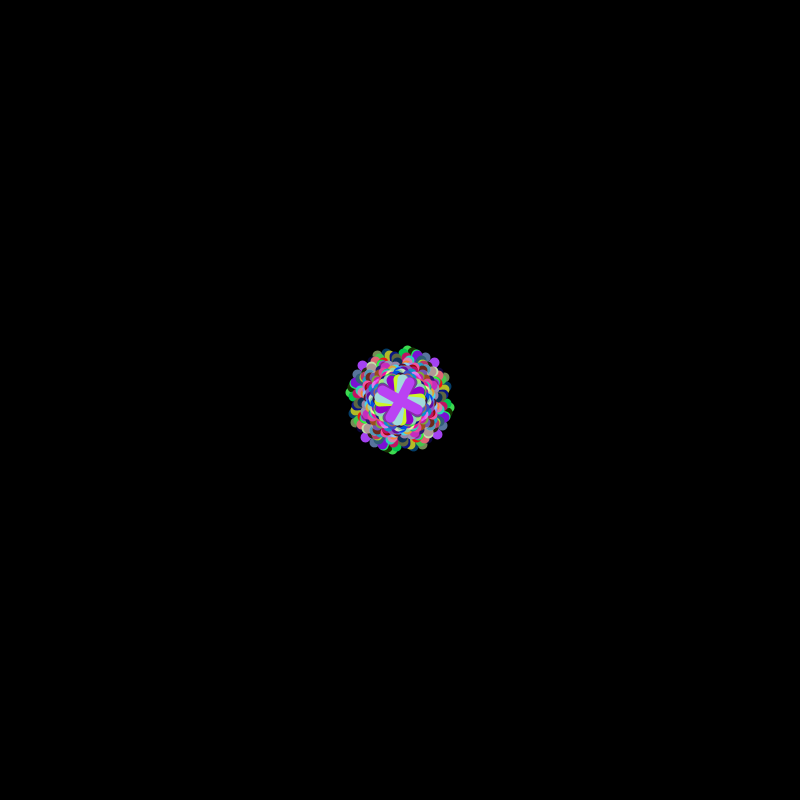
Frame 1 (no input)
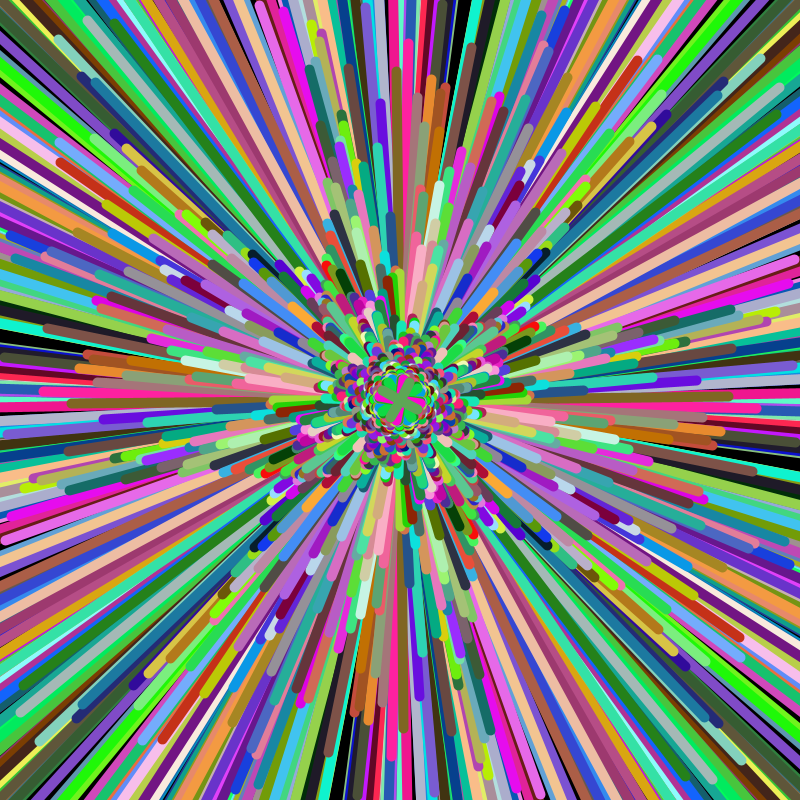
Frame 60 (the mouse pressed at the canvas centre just before this capture)
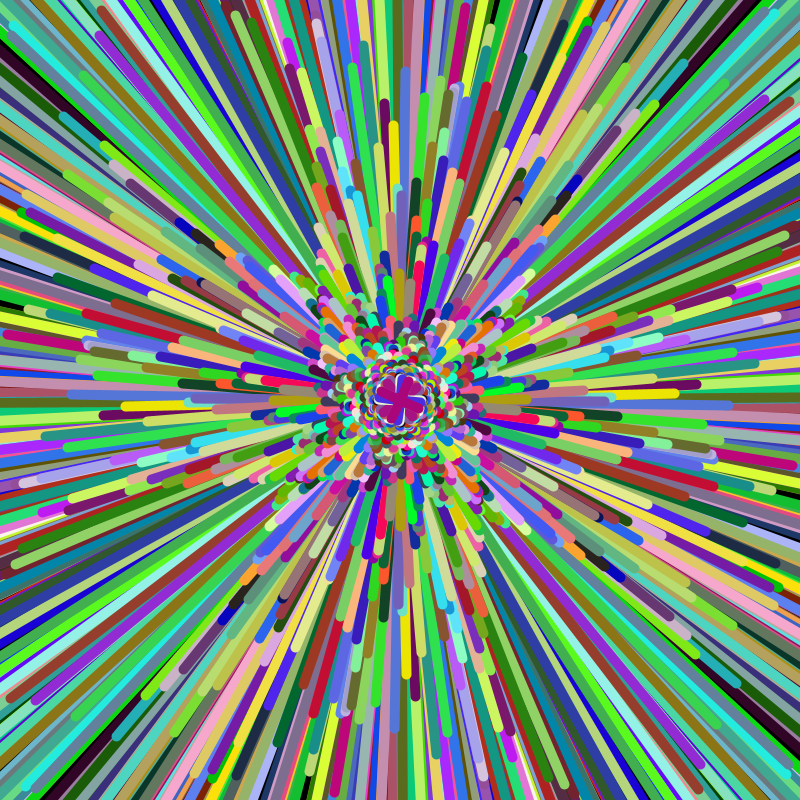
Frame 120 (the mouse held since frame 60 and released just before this capture)

The Processing sketch that drew these frames (run headless with seeded random() and noise(); from frame 60 on, the mouse is pressed at the canvas centre):

// Processing sketch: custom_recursive_lines
// ── custom_recursive_lines.pde
float index=1;
void recur(float x, float y, float len) {
  stroke(random(255),random(255),random(255));
  strokeWeight(10);
  if(len>=20) {
    rotate(cos(len));
    line(x, y, x+len, y);
    line(x, y, x-len, y);
    line(x, y, x, y+len);
    line(x, y, x, y-len);
    recur(x, y, len*0.99);
  }
}

void setup() {
  size(800,800);
}

void draw() {
  index+=50;
  background(0);
  translate(width/2,width/2);
  recur(0, 0, index);
}
